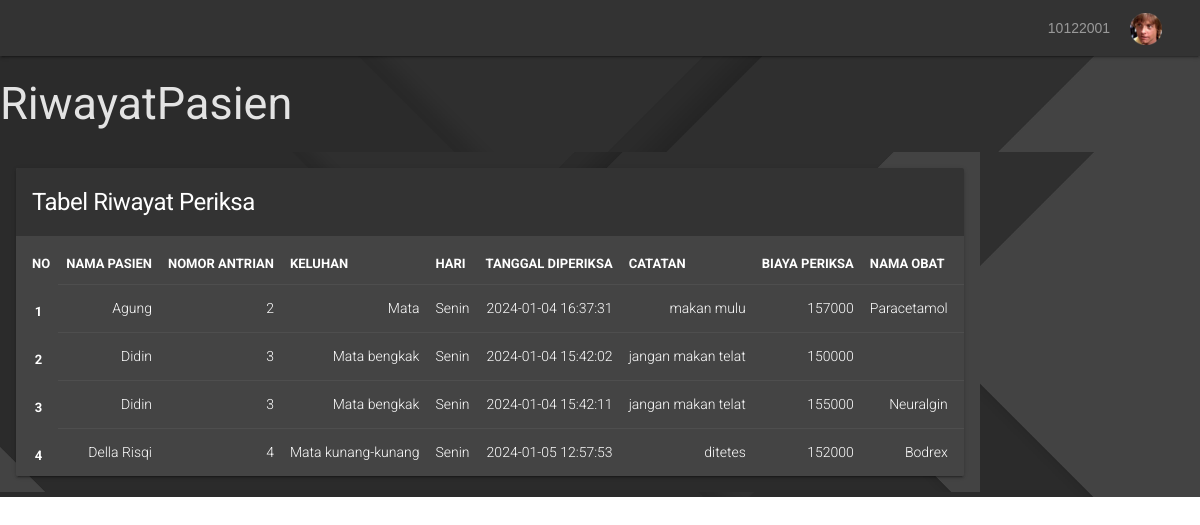
The app's page /dokterdashboard.php?page=riwayatPasien (signed in), older data.
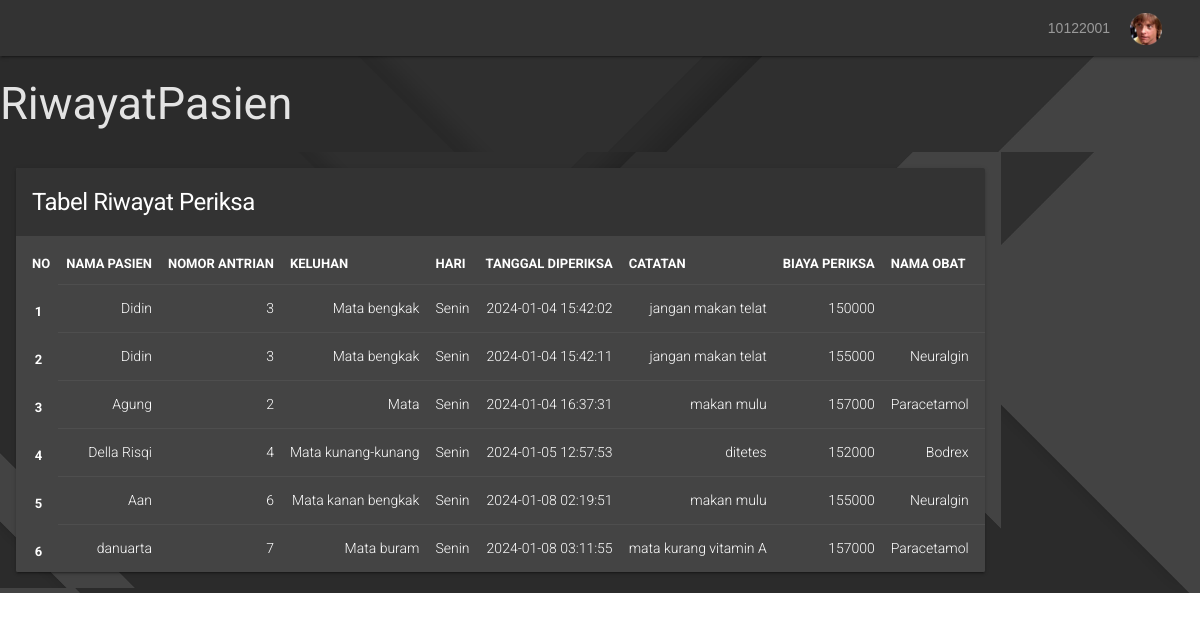
The same page, newer data.
### tables this page shows
CREATE TABLE `daftar_poli` (
  `id` int(11) UNSIGNED NOT NULL,
  `id_pasien` int(11) UNSIGNED NOT NULL,
  `id_jadwal` int(11) UNSIGNED NOT NULL,
  `keluhan` text NOT NULL,
  `no_antrian` int(11) UNSIGNED NOT NULL,
  `tanggal` timestamp NOT NULL DEFAULT current_timestamp() ON UPDATE current_timestamp()
);

CREATE TABLE `pasien` (
  `id` int(11) UNSIGNED NOT NULL,
  `nama` varchar(255) NOT NULL,
  `alamat` varchar(255) NOT NULL,
  `no_ktp` varchar(255) NOT NULL,
  `no_hp` varchar(255) NOT NULL,
  `no_rm` varchar(255) NOT NULL
);

CREATE TABLE `jadwal_periksa` (
  `id` int(11) UNSIGNED NOT NULL,
  `id_dokter` int(11) UNSIGNED NOT NULL,
  `hari` enum('Senin','Selasa','Rabu','Kamis','Jumat','Sabtu') NOT NULL,
  `jam_mulai` time NOT NULL,
  `jam_selesai` time NOT NULL
);

CREATE TABLE `periksa` (
  `id` int(11) UNSIGNED NOT NULL,
  `id_daftar_poli` int(11) UNSIGNED NOT NULL,
  `tgl_periksa` datetime NOT NULL,
  `catatan` text NOT NULL,
  `biaya_periksa` int(11) NOT NULL
);

CREATE TABLE `obat` (
  `id` int(11) UNSIGNED NOT NULL,
  `nama_obat` varchar(50) NOT NULL,
  `kemasan` varchar(35) NOT NULL,
  `harga` int(11) NOT NULL
);

### riwayatPasien.php (the view, shortened to what this page needs)
<main class="mdl-layout__content ">
<div class="mdl-grid ui-tables">
    <div class="mdl-cell mdl-cell--12-col-desktop mdl-cell--12-col-tablet mdl-cell--4-col-phone">
        <div class="mdl-card mdl-shadow--2dp">
            <div class="mdl-card__title">
                <h1 class="mdl-card__title-text">Tabel Riwayat Periksa</h1>
            </div>
            <div class="mdl-card__supporting-text no-padding">
                <table class="mdl-data-table mdl-js-data-table">
                    <thead>
                        <tr>
                            <th class="mdl-data-table__cell--non-numeric">NO</th>
                            <th class="mdl-data-table__cell--non-numeric">NAMA PASIEN</th>
                            <th class="mdl-data-table__cell--non-numeric">NOMOR ANTRIAN</th>
                            <th class="mdl-data-table__cell--non-numeric">KELUHAN</th>
                            <th class="mdl-data-table__cell--non-numeric">HARI</th>
                            <th class="mdl-data-table__cell--non-numeric">TANGGAL DIPERIKSA</th>
                            <th class="mdl-data-table__cell--non-numeric">CATATAN</th>
                            <th class="mdl-data-table__cell--non-numeric">BIAYA PERIKSA</th>
                            <th class="mdl-data-table__cell--non-numeric">NAMA OBAT</th>
                    </thead>
                    <tbody>
                        <?php
                        $id_dokter = $_SESSION['id'];
                        $result = mysqli_query($mysqli, "
                        SELECT daftar_poli.*, pasien.nama AS nama, jadwal_periksa.hari, periksa.tgl_periksa, periksa.catatan, periksa.biaya_periksa, obat.nama_obat AS nama_obat
                        FROM daftar_poli
                        JOIN jadwal_periksa ON daftar_poli.id_jadwal = jadwal_periksa.id
                        JOIN pasien ON daftar_poli.id_pasien = pasien.id
                        LEFT JOIN periksa ON daftar_poli.id = periksa.id_daftar_poli
                        LEFT JOIN detail_periksa ON periksa.id = detail_periksa.id_periksa
                        LEFT JOIN obat ON detail_periksa.id_obat = obat.id
                        WHERE jadwal_periksa.id_dokter = '$id_dokter' AND periksa.id_daftar_poli IS NOT NULL
                        ");
                        $no = 1;
                        while ($data = mysqli_fetch_array($result)) :
                    ?>
                        <tr>
                            <th scope="row"><?php echo $no++ ?></th>
                            <td><?php echo $data['nama'] ?></td>
                            <td><?php echo $data['no_antrian'] ?></td>
                            <td><?php echo $data['keluhan'] ?></td>
                            <td><?php echo $data['hari'] ?></td>
                            <td><?php echo $data['tgl_periksa'] ?></td>
                            <td><?php echo $data['catatan'] ?></td>
                            <td><?php echo $data['biaya_periksa'] ?></td>
                            <td><?php echo $data['nama_obat'] ?></td>
                        </tr>
                        <?php endwhile; ?>
                    </tbody>
                </table>
            </div>
        </div>
    </div>
</div>
</main>

Row changes from the older to the newer data that the page shows:
shown differently, row unchanged: daftar_poli "Mata bengkak": moves up the list
now on this page (row unchanged): daftar_poli: id_pasien.nama "Aan", no_antrian "6", keluhan "Mata kanan bengkak", id_jadwal.hari "Senin", periksa.tgl_periksa "2024-01-08 02:19:51", periksa.catatan "makan mulu", periksa.biaya_periksa "155000", obat.nama_obat "Neuralgin"
added daftar_poli: id_pasien.nama "danuarta", no_antrian "7", keluhan "Mata buram", id_jadwal.hari "Senin", periksa.tgl_periksa "2024-01-08 03:11:55", periksa.catatan "mata kurang vitamin A", periksa.biaya_periksa "157000", obat.nama_obat "Paracetamol"
